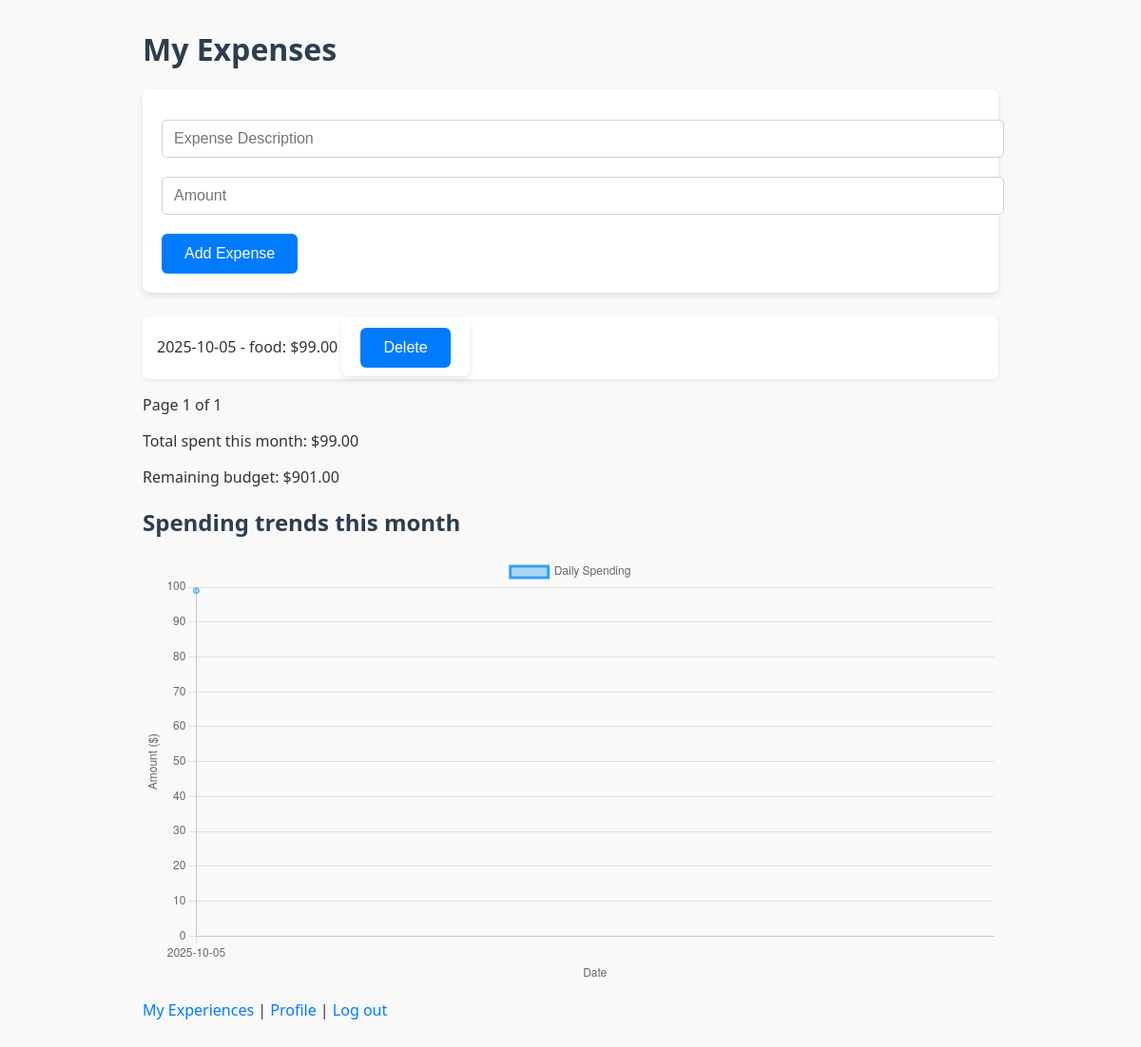
The page / (signed in) on the database as committed earlier.
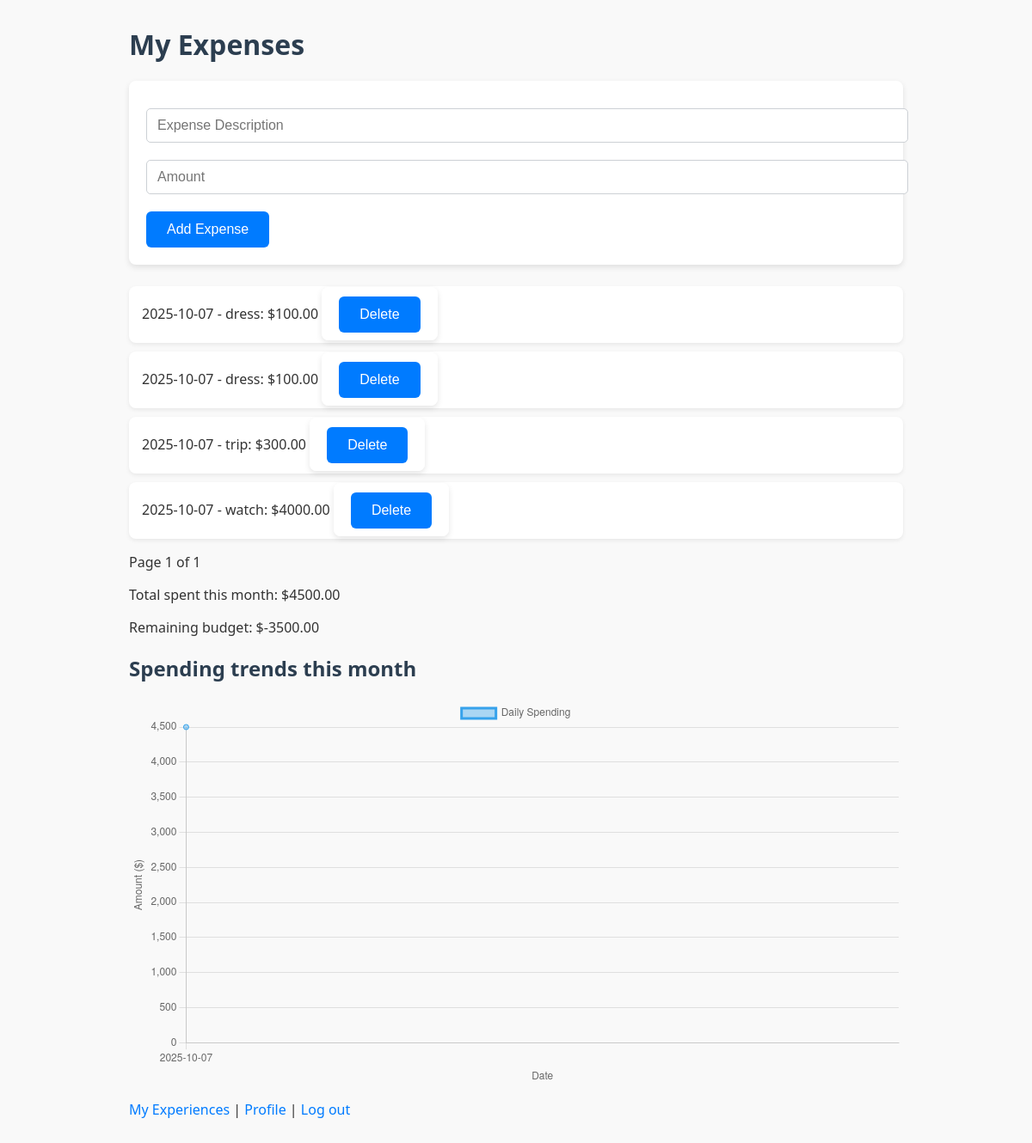
The same page on the database as committed later.
### app.py (models this page shows)
class Expense(db.Model):
    id = db.Column(db.Integer, primary_key=True)
    description = db.Column(db.String(100))
    amount = db.Column(db.Float)
    date = db.Column(db.Date)
    user_id = db.Column(db.Integer, db.ForeignKey('user.id'), nullable=False)

### app.py (the view)
@app.route('/')
@login_required
def home():
    page = request.args.get('page', 1, type=int)
    per_page = 5
    today = datetime.date.today()
    first_day = datetime.date(today.year, today.month, 1)
    if today.month == 12:
        next_month_first_day = datetime.date(today.year + 1, 1, 1)
    else:
        next_month_first_day = datetime.date(today.year, today.month + 1, 1)
    pagination = Expense.query.filter(
        Expense.user_id == current_user.id,
        Expense.date >= first_day,
        Expense.date < next_month_first_day
    ).paginate(page=page, per_page=per_page)
    daily_spending = defaultdict(float)
    expenses_for_chart = Expense.query.filter(
        Expense.user_id == current_user.id,
        Expense.date >= first_day,
        Expense.date < next_month_first_day
    ).all()
    for expense in expenses_for_chart:
        day_str = expense.date.strftime("%Y-%m-%d")
        daily_spending[day_str] += expense.amount
    sorted_dates = sorted(daily_spending.keys())
    amounts = [daily_spending[date] for date in sorted_dates]
    chart_labels = sorted_dates if sorted_dates else []
    chart_data = amounts if amounts else []
    total_spent = sum(expense.amount for expense in pagination.items)
    budget = 1000
    remaining_budget = budget - total_spent
    return render_template(
        'home.html',
        expenses=pagination.items,
        pagination=pagination,
        total_spent=total_spent,
        remaining_budget=remaining_budget,
        chart_labels=chart_labels,
        chart_data=chart_data
    )

### app.py (called while the page is built)
@login_manager.user_loader
def load_user(user_id):
    return User.query.get(int(user_id))

### templates/home.html (shortened to what this page needs)
<!DOCTYPE html>
<html>
<head>
    <link rel="stylesheet" href="{{ url_for('static', filename='styles.css') }}">
</head>
<body>
    <h1>My Expenses</h1>
    <form action="{{ url_for('add_expense') }}" method="post">
        <input type="text" name="description" placeholder="Expense Description" required>
        <input type="number" step="0.01" min="0" name="amount" placeholder="Amount" required>
        <button type="submit">Add Expense</button>
    </form>
    {% if expenses %}
      <ul>
        {% for expense in expenses %}
          <li>
            {{ expense.date.strftime('%Y-%m-%d') }} - {{ expense.description }}: ${{ '%.2f'|format(expense.amount) }}
            <form action="{{ url_for('delete_expense', id=expense.id) }}" method="post" style="display:inline;">
                <button type="submit" onclick="return confirm('Delete this expense?')">Delete</button>
            </form>
          </li>
        {% endfor %}
      </ul>
    {% else %}
      <p>No expenses recorded this month.</p>
    {% endif %}
    <div>
        <span>Page {{ pagination.page }} of {{ pagination.pages }}</span>
    </div>
    <p>Total spent this month: ${{ '%.2f'|format(total_spent) }}</p>
    <p>Remaining budget: ${{ '%.2f'|format(remaining_budget) }}</p>
    <h2>Spending trends this month</h2>
    <canvas id="spendingChart" width="600" height="300"></canvas>
    <p><a href="{{ url_for('experiences') }}">My Experiences</a> | <a href="{{ url_for('profile') }}">Profile</a> | <a href="{{ url_for('logout') }}">Log out</a></p>
    <script>
      const ctx = document.getElementById('spendingChart').getContext('2d');
      const chartLabels = {{ chart_labels | tojson | safe }};
      const chartData = {{ chart_data | tojson | safe }};
      new Chart(ctx, {
        type: 'line',
        data: {
          labels: chartLabels,
          datasets: [{
            label: 'Daily Spending',
            backgroundColor: 'rgba(54, 162, 235, 0.4)',
            borderColor: 'rgba(54, 162, 235, 1)',
            fill: true,
            data: chartData,
            tension: 0.1
          }]
        },
        options: {
          scales: {
            x: {
              title: {
                display: true,
                text: 'Date'
              }
            },
            y: {
              title: {
                display: true,
                text: 'Amount ($)'
              },
              beginAtZero: true
            }
          }
        }
      });
    </script>
</body>
</html>

### static/styles.css (style rules this page uses)
body { font-family: 'Segoe UI', Tahoma, Geneva, Verdana, sans-serif; max-width: 900px; margin: 30px auto; background: #f9f9f9; color: #333; padding: 0 15px; }
h1, h2, h3 { color: #2c3e50; }
a { color: #007bff; text-decoration: none; }
form { background: white; padding: 20px; margin-bottom: 25px; border-radius: 8px; box-shadow: 0 3px 7px rgba(0,0,0,0.1); }
input[type="text"], input[type="password"], input[type="number"], input[type="file"] { display: block; width: 100%; margin: 12px 0 20px 0; padding: 10px 12px; border: 1px solid #ccd0d5; border-radius: 5px; font-size: 16px; }
button { background-color: #007bff; border: none; color: white; padding: 12px 24px; border-radius: 6px; font-size: 16px; cursor: pointer; transition: background-color 0.3s ease; }
ul { list-style: none; padding-left: 0; }
ul li { background: white; padding: 12px 15px; margin-bottom: 10px; border-radius: 8px; box-shadow: 0 2px 5px rgba(0,0,0,0.07); }

Rows that differ between the two databases and show on the page:
removed Expense: date "2025-10-05", description "food", amount "99.00"
added Expense: date "2025-10-07", description "dress", amount "100.00"
added Expense: date "2025-10-07", description "dress", amount "100.00"
added Expense: date "2025-10-07", description "trip", amount "300.00"
added Expense: date "2025-10-07", description "watch", amount "4000.00"
Other text that changed with them:
{{ '%.2f'|format(total_spent) }}: "99.00" → "4500.00"
{{ '%.2f'|format(remaining_budget) }}: "901.00" → "-3500.00"
chart data {{ chart_labels | tojson | safe }}: ["2025-10-05"] → ["2025-10-07"]
chart data {{ chart_data | tojson | safe }}: [99.0] → [4500.0]
